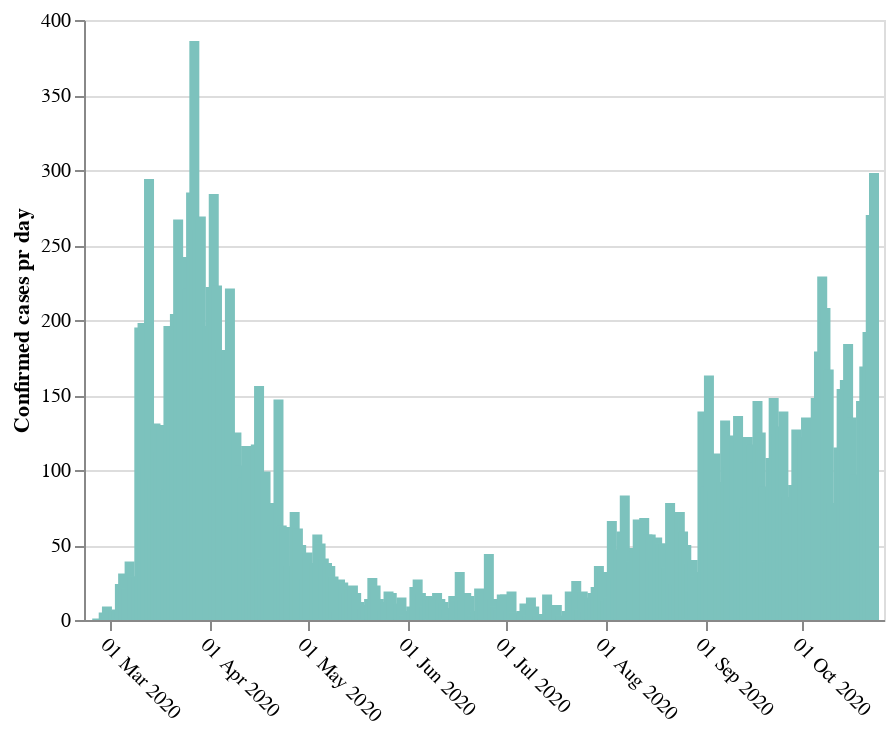

Notebook source saved alongside this figure:
### Markdown cell above
## Create charts

### Code cell
base = alt.Chart(source)

fig = base.mark_bar(color='rgba(124,194,189,1)').encode(
    y=alt.Y('change:Q', axis=alt.Axis(title='Confirmed cases pr day')),
    x=alt.X('date:T', axis=alt.Axis(title='', format="%d %b %Y", labelAngle=45, grid=False)),
    tooltip =[alt.Tooltip('variable:O', title='Dato'), alt.Tooltip('change:Q', title='Antall')],
)

fig

### Figure 1 — Vega-Lite specification as saved in the notebook (floating-point values rounded to 4 significant figures; data arrays with more than 128 entries replaced by an {"elided": "..."} marker saying what was removed)
{"config": {"view": {"continuousWidth": 400, "continuousHeight": 300}}, "data": {"name": "data-98ead2a8eafe7a96e92c5d66e1764c66"}, "mark": {"type": "bar", "color": "rgba(124,194,189,1)"}, "encoding": {"tooltip": [{"type": "ordinal", "field": "variable", "title": "Dato"}, {"type": "quantitative", "field": "change", "title": "Antall"}], "x": {"type": "temporal", "axis": {"format": "%d %b %Y", "grid": false, "labelAngle": 45, "title": ""}, "field": "date"}, "y": {"type": "quantitative", "axis": {"title": "Confirmed cases pr day"}, "field": "change"}}, "$schema": "https://vega.github.io/schema/vega-lite/v4.8.1.json", "datasets": {"data-98ead2a8eafe7a96e92c5d66e1764c66": {"elided": "242 records"}}}
